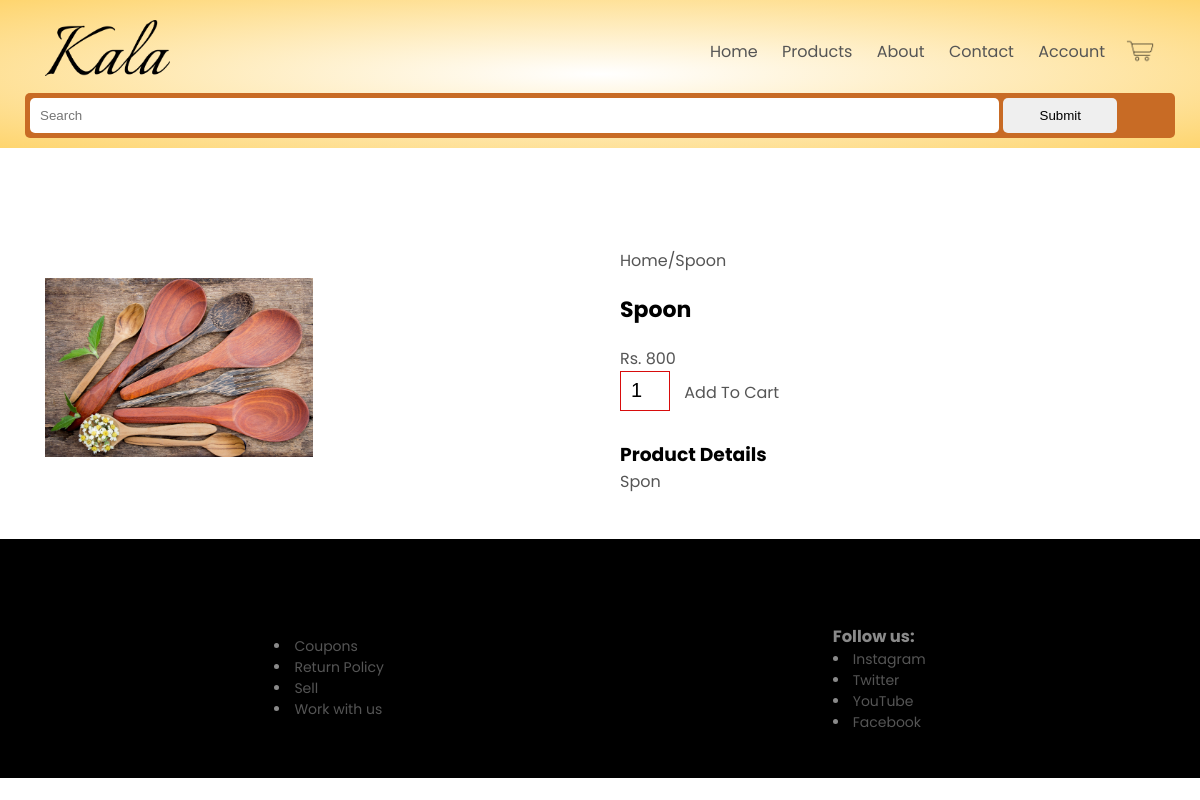
Before: /product/3 with the older database file.
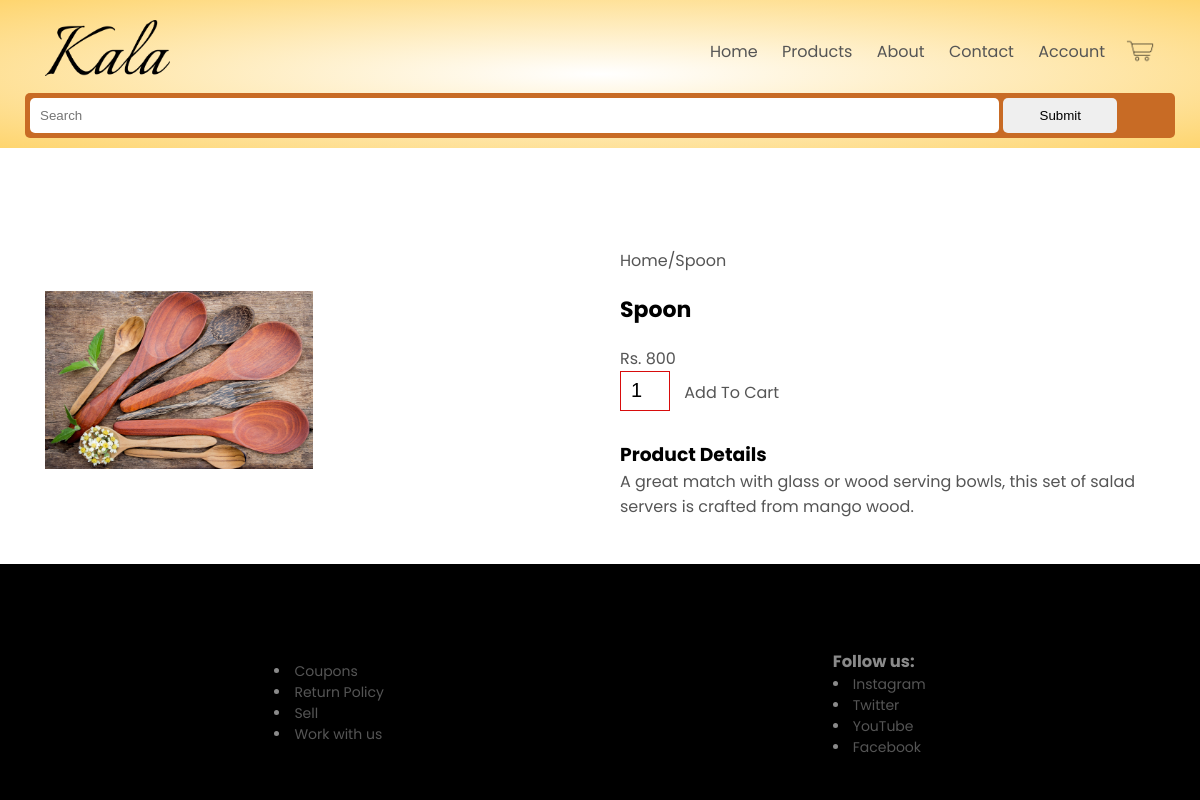
After: the same page with the newer database file.
### kala/models.py (models this page shows, shortened)
class Product(models.Model):
    id = models.AutoField
    product_name = models.CharField(max_length = 50)
    category = models.CharField(max_length=50, default='')
    price = models.IntegerField(default = 0)
    desc = models.CharField(max_length = 300)
    pub_date = models.DateField(default=date.today)
    image = models.ImageField(upload_to="static/images",default='')

### kala/views.py (the view)
# urls.py: path('product/<int:prodid>', views.product, name = 'Product'),
def product(request,prodid):
    prod = Product.objects.filter(id=prodid)
    return render(request,'product.html',{'prod':prod[0]})

### templates/product.html (shortened to what this page needs)
{% extends 'basic.html' %}
{% load static %}
{% block body %}
<link rel="stylesheet" href="{% static 'css/styleproduct.css' %}">
<div class="display single-product">
    <div class="row">
        <div class="col-2">
            <img class="img" src="{{prod.image.url}}" width="90%" >
        </div>
        <div class="col-2">
            <p>Home/{{prod.product_name}}</p>
            <h4>{{prod.product_name}}</h4>
            <p>Rs. {{prod.price}}</p>
            <input type="number" value="1">
            <a href="" class="btn">Add To Cart</a>
            <h3><br>Product Details </h3>
            <p>{{prod.desc}}</p>
        </div>
    </div>
</div>
{% endblock %}

Changed rows visible on the page:
changed Product "Spoon": desc "Spon" → "A great match with glass or wood serving bowls, this set of salad servers is crafted from mango wood."
